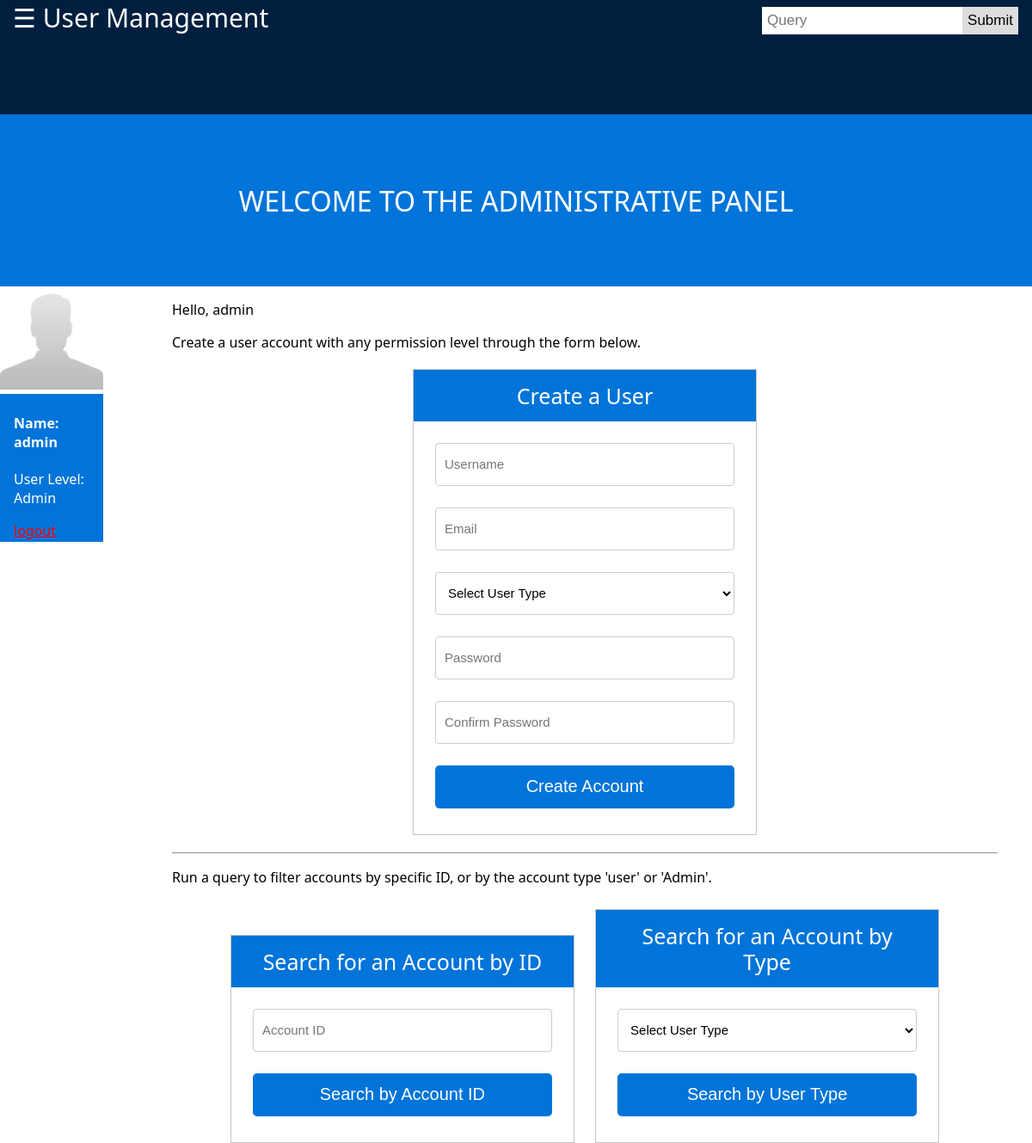
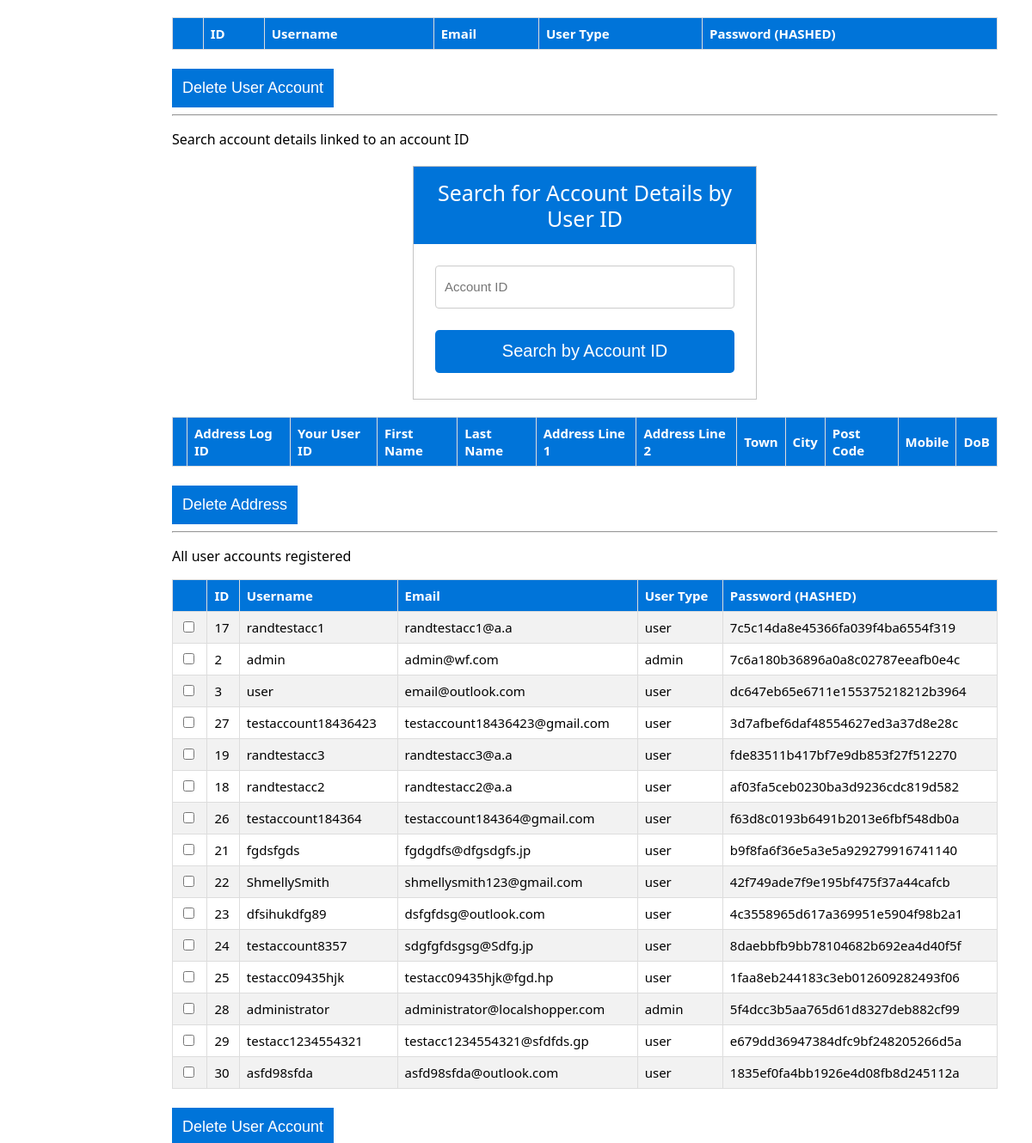
The page /Admin/usermanagement.php (signed in) on the database its author committed (2 pictures, top to bottom).
### tables this page shows
CREATE TABLE IF NOT EXISTS `users` (
  `id` int(12) NOT NULL AUTO_INCREMENT,
  `username` varchar(30) NOT NULL,
  `email` varchar(50) NOT NULL,
  `user_type` varchar(20) NOT NULL,
  `password` varchar(50) NOT NULL,
  PRIMARY KEY (`id`)
);

### html/functions.php (called while the page is built, shortened)
<?php
$username = "";
$email    = "";

### html/Admin/usermanagement.php (the view, shortened to what this page needs)
<?php
include('../functions.php');
?>
<!doctype html>
<html>
<head>
<link rel="stylesheet" type="text/css" href="../../css/css.css">
<link rel="stylesheet" type="text/css" href="../../css/admin.css">
</head>
<body>
<div class="topnav">
			<span class="btnSideBarOpen" style="font-size:30px;cursor:pointer" onclick="openNav()">&#9776; User Management</span>
  	<div class="search-container">
    	<form action="/query_page.php">
      		<input type="text" placeholder="Query" name="search">
      		<button type="submit">Submit</button>
    	</form>
  	</div>
</div>
<div class="container">
	<h1 class="pageheading">WELCOME TO THE ADMINISTRATIVE PANEL</h1>
</div>
 <div class="admincard">
  <img src="../../images/avatar.jpg" alt="avi" style="width:100%">
  <div class="admincontainer">
    <?php  if (isset($_SESSION['user'])) : ?>
    <h4><b>Name: <?php echo $_SESSION['user']['username']; ?></b></h4>
    <p>User Level: <?php echo ucfirst($_SESSION['user']['user_type']); ?></p>
    <a href="home.php?logout='1'" style="color: red;" class="button">logout</a>
    <?php endif ?>
  </div>
</div>
<div class="admininfo">
<p>Hello, <?php echo $_SESSION['user']['username']; ?></p>
<p>Create a user account with any permission level through the form below.</p>
  <form method="post" action="usermanagement.php" class="formcontainer">
    <h1 class="formcontainerheading">Create a User</h1>
    <div class="input-group">
      <input type="text" name="username" class="formcontainerinput" placeholder="Username" value="<?php echo $username; ?>">
    </div>
    <div class="input-group">
      <input type="email" name="email" class="formcontainerinput" placeholder="Email" value="<?php echo $email; ?>">
    </div>
    <div class="input-group">
      <select name="user_type" id="user_type" class="formcontainerinput">
        <option value="">Select User Type</option>
      </select>
    </div>
    <div class="input-group">
      <input type="password" name="password_1" class="formcontainerinput" placeholder="Password">
    </div>
    <div class="input-group">
      <input type="password" name="password_2" class="formcontainerinput" placeholder="Confirm Password">
    </div>
    <div class="input-group">
      <button type="submit" class="btn formcontainerbutton" name="register_btn">Create Account</button>
    </div>
  </form>
<hr>
<p>Run a query to filter accounts by specific ID, or by the account type 'user' or 'Admin'.</p>
<div class="multiformcontainer">
<form method="post" action="">
<div class="search-container multiformblock formcontainer">
<h1 class="formcontainerheading">Search for an Account by ID</h1>
          <input type="text" placeholder="Account ID" name="search" class="formcontainerinput">
          <input type="submit" name="accidquery" id="accidquery" class="formcontainerbutton" value="Search by Account ID">
</div>
<div class="search-container multiformblock formcontainer">
<h1 class="formcontainerheading">Search for an Account by Type</h1>
          <div class="input-group">
            <select name="acctype" id="user_type" class="formcontainerinput">
              <option value="">Select User Type</option>
            </select>
          </div>
          <input type="submit" name="acctypequery" id="acctypequery" class="formcontainerbutton" value="Search by User Type">
</div>
</form>
</div>
<form method="post" action="../functions.php">
<table>
 <tr>
  <th></th>
  <th>ID</th>
  <th>Username</th>
  <th>Email</th>
  <th>User Type</th>
  <th>Password (HASHED)</th>
 </tr>
</table>
<br>
<input type="submit" name="deleteacc" id="deleteacc" value="Delete User Account" class="btnsubmit">
</form>
<hr>
<p>Search account details linked to an account ID</p>
<form method="post" action="">
<div class="search-container formcontainer">
<h1 class="formcontainerheading">Search for Account Details by User ID</h1>
          <input type="text" placeholder="Account ID" name="search" class="formcontainerinput">
          <input type="submit" name="detidquery" id="detidquery" class="formcontainerbutton" value="Search by Account ID">
</div>
</form>
<form method="post" action="../functions.php">
<table>
 <tr>
  <th></th>
  <th>Address Log ID</th>
  <th>Your User ID</th>
  <th>First Name</th>
  <th>Last Name</th>
  <th>Address Line 1</th>
  <th>Address Line 2</th>
  <th>Town</th>
  <th>City</th>
  <th>Post Code</th>
  <th>Mobile</th>
  <th>DoB</th>
 </tr>
</table>
<br>
<input type="submit" name="delete" id="delete" value="Delete Address" class="btnsubmit">
</form>
<hr>
<p>All user accounts registered</p>
<form method="post" action="../functions.php">
<table>
 <tr>
  <th></th>
  <th>ID</th>
  <th>Username</th>
  <th>Email</th>
  <th>User Type</th>
  <th>Password (HASHED)</th>
 </tr>
 <?php
  $query = "SELECT id, username, email, user_type, password FROM users";
  $result = mysqli_query($db, $query);
  if ($result->num_rows > 0) {
  while($row = $result->fetch_assoc()) {
    echo "<tr><td><input type='checkbox' name='checkbox[]' value='".$row['id']."'></td><td>" . $row["id"]. "</td><td>" . $row["username"]. "</td><td>" . $row["email"] . "</td><td>" . $row["user_type"]. "</td><td>" . $row["password"] ."</td></tr>";
}
echo "</table>";
} else { echo "<h1>NO ACCOUNTS FOUND!</h1>"; }
?>
<br>
<input type="submit" name="deleteacc" id="deleteacc" value="Delete User Account" class="btnsubmit">
</form>
</div>
</body>
</html>

### css/css.css (style rules this page uses)
* { box-sizing: border-box; }
html, body { height: 100%; width: 100%; }
body { margin: 0; display: table-cell; vertical-align: center; background-color: white; background-repeat: no-repeat; background-position: center; background-attachment: fixed; font-family: segoe ui; }
.container { margin: 0; vertical-align: center; top: 5%; position: absolute; width: 100%; height: 200px; background-color: #0074D9; align-items: center; }
.container .pageheading { font-weight:normal; position: absolute; color: white; margin:auto; vertical-align:middle; text-align: center; top: 50%; left: 50%; margin-right: -50%; transform: translate(-50%, -50%) }
.btnSideBarOpen { font-family: segoe ui; color: white; margin-left: 15px; margin-top: 15px; }
.topnav { position: absolute; width: 100%; height: 5%; overflow: hidden; background-color: #001f3f; }
.topnav .search-container { float: right; }
.topnav input[type=text] { padding: 6px; margin-top: 8px; font-size: 17px; border: none; }
.topnav .search-container button { float: right; padding: 6px; margin-top: 8px; margin-right: 16px; background: #ddd; font-size: 17px; border: none; cursor: pointer; }
.formcontainer { margin: 20px auto; width: 400px; align: center; padding-top: 40%; padding: 30px 25px; background: white; border: 1px solid #c4c4c4; }
.formcontainerheading { margin: -30px -25px 25px; padding: 15px 25px; line-height: 30px; font-size: 25px; font-weight: 300; color: white; text-align:center; background: #0074D9; }
.formcontainerinput { width: 100%; height: 50px; margin-bottom: 25px; padding-left:10px; font-size: 15px; background: #fff; border: 1px solid #ccc; border-radius: 4px; }
.formcontainerbutton { width: 100%; height: 50px; padding: 0; font-size: 20px; color: white; text-align: center; background: #0074D9; border: 0; border-radius: 5px; cursor: pointer; outline:0; }
.btnsubmit { border: none; outline: 0; padding: 12px; color: white; background-color: #0074D9; text-align: center; cursor: pointer; font-size: 18px; }
.multiformcontainer { width: 100%; margin: 10px auto; position: relative; text-align:center; }
.multiformblock { display:inline-block; margin: 10px; }

### css/admin.css (style rules this page uses)
.admincard { margin: 0; vertical-align: left; top: calc(5% + 200px); position: absolute; width: 10%; height: 10%; }
.admininfo { margin: 0; vertical-align: left; top: calc(5% + 200px); left: 200px; position: absolute; width: 80%; }
.admincontainer { padding: 2px 16px; background-color: #0074D9; color: white; }
table { border-collapse: collapse; width: 100%; color: black; font-size: 15px; text-align: left; }
td, th { border: 1px solid #ddd; padding: 8px; }
th { background-color: #0074D9; color: white; padding-top: 12px; padding-bottom: 12px; border: 1px solid #ddd; padding: 8px; }
tr:nth-child(even) { background-color: #f2f2f2; border: 1px solid #ddd; padding: 8px; }

### rows shown on the page
users: id "17", username "randtestacc1", email "randtestacc1@a.a", user_type "user", password "7c5c14da8e45366fa039f4ba6554f319"
users: id "2", username "admin", email "admin@wf.com", user_type "admin", password "7c6a180b36896a0a8c02787eeafb0e4c"
users: id "3", username "user", email "email@outlook.com", user_type "user", password "dc647eb65e6711e155375218212b3964"
users: id "27", username "testaccount18436423", email "testaccount18436423@gmail.com", user_type "user", password "3d7afbef6daf48554627ed3a37d8e28c"
users: id "19", username "randtestacc3", email "randtestacc3@a.a", user_type "user", password "fde83511b417bf7e9db853f27f512270"
users: id "18", username "randtestacc2", email "randtestacc2@a.a", user_type "user", password "af03fa5ceb0230ba3d9236cdc819d582"
users: id "26", username "testaccount184364", email "testaccount184364@gmail.com", user_type "user", password "f63d8c0193b6491b2013e6fbf548db0a"
users: id "21", username "fgdsfgds", email "fgdgdfs@dfgsdgfs.jp", user_type "user", password "b9f8fa6f36e5a3e5a929279916741140"
users: id "22", username "ShmellySmith", email "shmellysmith123@gmail.com", user_type "user", password "42f749ade7f9e195bf475f37a44cafcb"
users: id "23", username "dfsihukdfg89", email "dsfgfdsg@outlook.com", user_type "user", password "4c3558965d617a369951e5904f98b2a1"
users: id "24", username "testaccount8357", email "sdgfgfdsgsg@Sdfg.jp", user_type "user", password "8daebbfb9bb78104682b692ea4d40f5f"
users: id "25", username "testacc09435hjk", email "testacc09435hjk@fgd.hp", user_type "user", password "1faa8eb244183c3eb012609282493f06"
users: id "28", username "administrator", email "administrator@localshopper.com", user_type "admin", password "5f4dcc3b5aa765d61d8327deb882cf99"
users: id "29", username "testacc1234554321", email "testacc1234554321@sfdfds.gp", user_type "user", password "e679dd36947384dfc9bf248205266d5a"
users: id "30", username "asfd98sfda", email "asfd98sfda@outlook.com", user_type "user", password "1835ef0fa4bb1926e4d08fb8d245112a"

### other values the page prints
$_SESSION['user']['username'] "admin"
$_SESSION['user']['user_type'] "Admin"
